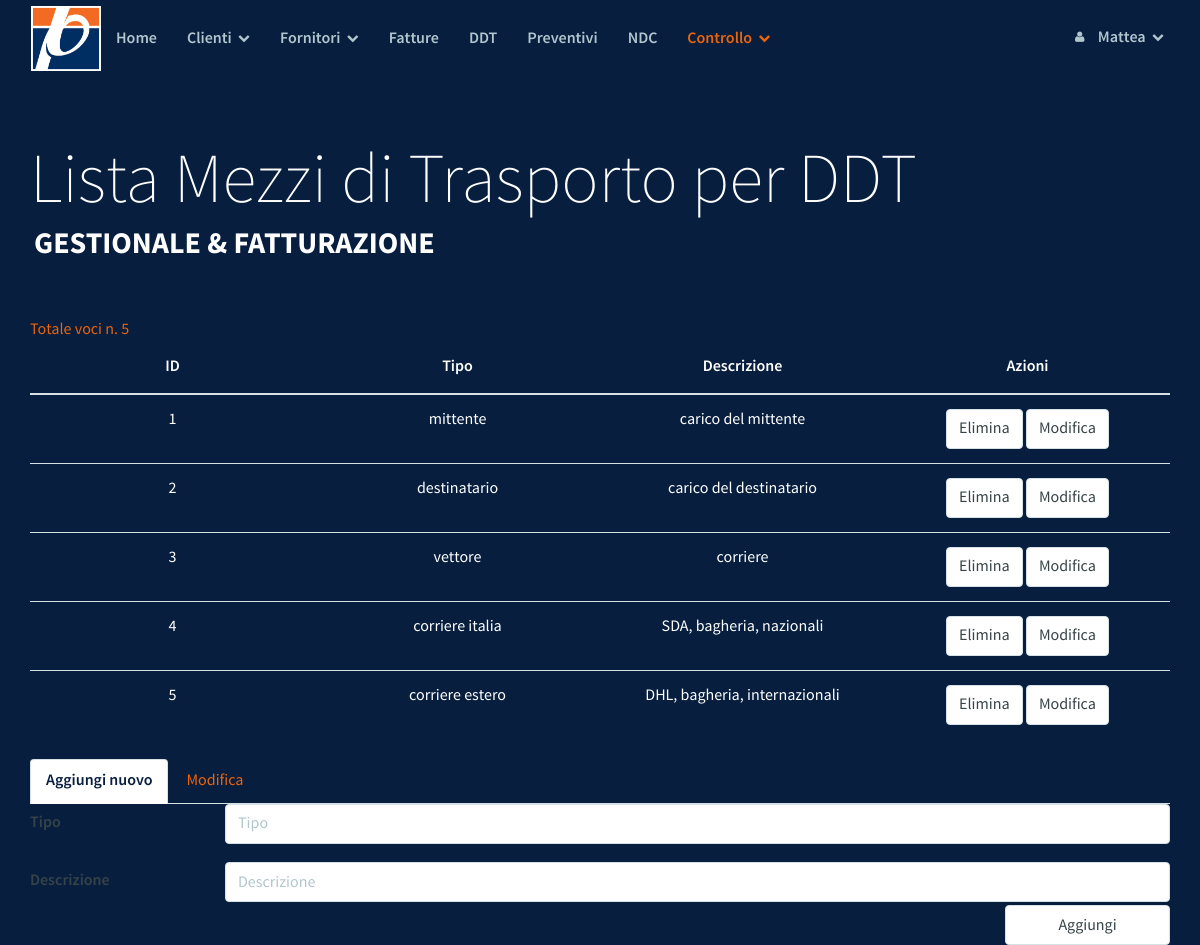
Page /check/ck_mezzo.php (signed in) on the committed database.
### tables this page shows
CREATE TABLE `ck_mezzo` (
  `id` int(10) unsigned NOT NULL AUTO_INCREMENT,
  `tipo` varchar(20) NOT NULL,
  `descr` varchar(200) DEFAULT NULL,
  PRIMARY KEY (`id`),
  UNIQUE KEY `tipo` (`tipo`)
);

### check/ck_mezzo.php (the view, shortened to what this page needs)
<?php
   include("../DB/config.php");
?>
<!DOCTYPE html>
<html lang="it">
<head>
	<?php include_once("./../template/parrot/style.php");  ?>
</head>
<body>
        <?php include_once("./../template/parrot/navbar.php") ?>
    <div class="masthead">
        <div class="masthead-title">
            <div class="container">
                Lista Mezzi di Trasporto per DDT
                <small>Gestionale & Fatturazione</small>
            </div>
        </div>
    </div>
<div class="container">
    <br/>
    <span style="color:#EA640C">
    Totale voci n.
    <?php
    $sql_rows = "SELECT * FROM ck_mezzo";
    echo mysqli_num_rows(mysqli_query($conndb, $sql_rows));
    ?>
    </span>
</div>
<div class="container">
    <table class="table">
        <thead>
            <tr>
                <th>ID</th>
                <th>Tipo</th>
                <th>Descrizione</th>
                <th>Azioni</th>
            </tr>
        </thead>
        <tbody>
            <?php
            include("../DB/config.php");
            $sql = "SELECT * FROM ck_mezzo";
            $result = mysqli_query($conndb, $sql);
            while($row = mysqli_fetch_array($result)) {
                $id = $row['id'];
                $tipo = $row['tipo'];
                $descr = $row['descr'];
                echo "<tr>
                <td class='valore-" . $id . "'>" . $id . "</td>
                <td class='valore-" . $id . "'>" . $tipo . "</td>
                <td class='valore-" . $id . "'>" . $descr . "</td>
                <td>
                   <form class='form-inline' action='#' method='POST'>
                        <button class='form-control' type='submit' name='case' value='del'>Elimina</button>
                        <input class='form-control' type='button' value='Modifica' data-toggle=\"tab\" onClick='modifica(\"valore-" . $id . "\")'>
                        <input type='hidden' name='id' value='" . $id . "'>
                    </form>
                </td>
                </tr>";
            }
            ?>
        </tbody>
    </table>
    <div>
        <ul class="nav nav-tabs" role="tablist">
            <li role="presentation" class="active"><a href="#new" aria-controls="home" role="tab" data-toggle="tab">Aggiungi
                    nuovo</a></li>
            <li role="presentation"><a id="openModTab" href="#mod" aria-controls="profile" role="tab" data-toggle="tab">Modifica</a>
            </li>
        </ul>
        <div id="tabs" class="tab-content">
            <div role="tabpanel" class="tab-pane active" id="new">
                <form action="#" method="POST">
                    <div class="row">
                        <label class="col-sm-2 control-label">Tipo</label>
                        <div class="col-sm-10">
                            <input type="text" class="form-control autoWidth modifica" name="tipo" placeholder="Tipo">
                        </div>
                    </div>
                    <div class="row" style="margin-top: 15px">
                        <label class="col-sm-2 control-label">Descrizione</label>
                        <div class="col-sm-10">
                            <input type="text" class="form-control" name="descr" placeholder="Descrizione">
                        </div>
                    </div>
                    <div class="row">
                        <div class="col-sm-2 col-sm-offset-10">
                            <input class="form-control" type="submit" value="Aggiungi">
                        </div>
                    </div>
                </form>
            </div>
        </div>
    </div>
</div>
	</body>
</html>

### template/parrot/css/drunken-parrot.css (style rules this page uses)
body { font-family: "SourceSansPro", Helvetica, Arial, sans-serif; font-size: 16px; line-height: 1.5; color: #fff; background-color: #071E3F; }
a { color: #EA640C; text-decoration: none; -webkit-transition: 0.25s; transition: 0.25s; }
label { font-family: "SourceSansProSemiBold", Helvetica, Arial, sans-serif; font-weight: normal; line-height: 2.4; color: #364347; }
.form-control { border: 1px solid #d6e1e5; color: #364347; font-size: 16px; line-height: 1.467; padding: 7px 12px; height: 40px; -webkit-appearance: none; border-radius: 4px; -webkit-box-shadow: none; box-shadow: none; -webkit-transition: border .25s linear, color .25s linear, background-color .25s linear; transition: border .25s linear, color .25s linear, background-color .25s linear; }
.nav-tabs { border-bottom: 1px solid #d6e1e5; }
.nav-tabs > li.active > a, .nav-tabs > li.active > a:hover, .nav-tabs > li.active > a:focus { color: #071E3F; border: 1px solid #d6e1e5; border-bottom-color: transparent; font-family: "SourceSansProSemiBold", Helvetica, Arial, sans-serif; }
.table > thead > tr > th, .table > tbody > tr > th, .table > tfoot > tr > th, .table > thead > tr > td, .table > tbody > tr > td, .table > tfoot > tr > td { padding: 14px 5px; border-top: 1px solid #d6e1e5; }
.table > thead > tr > th { border-bottom: 2px solid #d6e1e5; font-family: "SourceSansProSemiBold", Helvetica, Arial, sans-serif; }

### template/parrot/css/demo.css (style rules this page uses)
.masthead { width: 100%; height: 100%; padding: 2em 0 2em 0; position: relative; z-index: 2; }
.masthead .masthead-title { font-family: "SourceSansProExtraLight", Helvetica, Arial, sans-serif; font-size: 30px; line-height: 1.2; color: white; }
.masthead .masthead-title small { color: white; font-family: "SourceSansProBold", Helvetica, Arial, sans-serif; display: block; text-transform: uppercase; font-size: 12px; padding-left: 4px; }
@media (min-width: 1000px) { .container { width: 1170px; } }
@media (min-width: 1000px) { .masthead { :padding: 3em 0; } }
@media (min-width: 1000px) { .masthead .masthead-title { font-size: 70px; } }
@media (min-width: 1000px) { .masthead .masthead-title small { font-size: 30px; } }
@media (min-width: 1000px) { .table > thead > tr > th, .table > tbody > tr > th, .table > tfoot > tr > th, .table > thead > tr > td, .table > tbody > tr > td, .table > tfoot > tr > td { padding: 14px 20px; border-top: 1px solid #d6e1e5; } }

### check/ck_mezzo.php (style rules this page uses)
th { text-align: center; width: 25%; }
td { text-align: center; width: 25%; }

### rows in the picture
ck_mezzo: id "1", tipo "mittente", descr "carico del mittente"
ck_mezzo: id "2", tipo "destinatario", descr "carico del destinatario"
ck_mezzo: id "3", tipo "vettore", descr "corriere"
ck_mezzo: id "4", tipo "corriere italia", descr "SDA, bagheria, nazionali"
ck_mezzo: id "5", tipo "corriere estero", descr "DHL, bagheria, internazionali"

### other values in the picture
$user "Mattea"
mysqli_num_rows(mysqli_query($conndb, $sql_rows)) "5"
